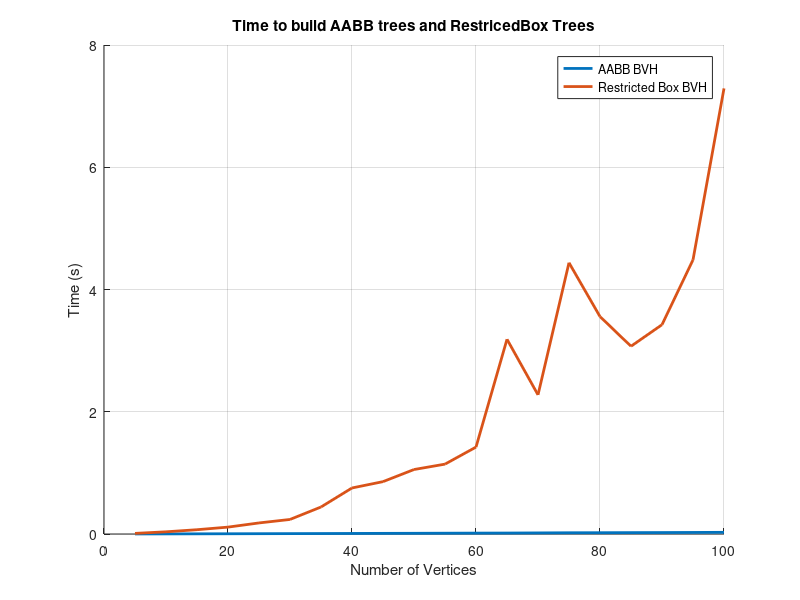
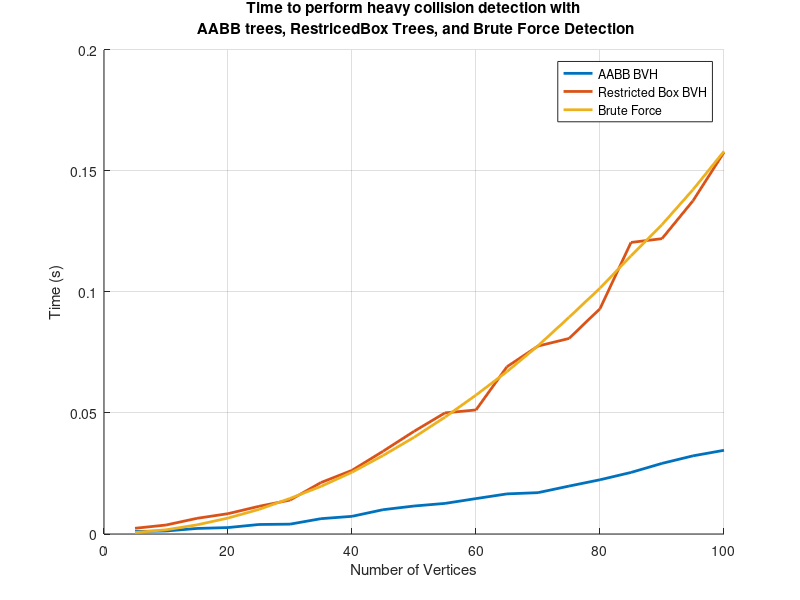
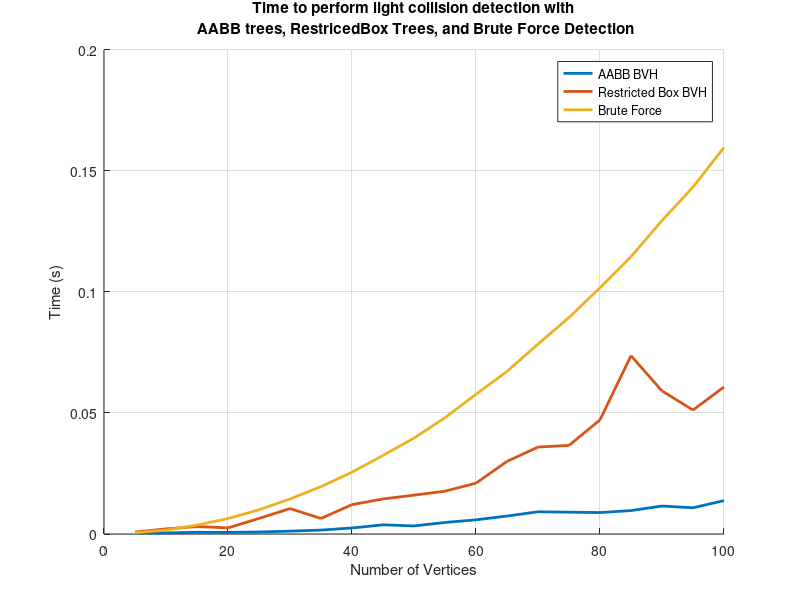

Write MATLAB code to recreate these figures, in order.
clc;clear;close all;

%% Plot Build Results
load("Results/BuildAABBResults.mat")
load("Results/BuildRestrictedBoxResults.mat")

figure
hold on
grid on
plot(numVertices, mean(buildAABBResults,2),'LineWidth',2,'DisplayName',"AABB BVH")
plot(numVertices, mean(buildRestrictedResults,2),'LineWidth',2,'DisplayName',"Restricted Box BVH")
legend()
title("Time to build AABB trees and RestricedBox Trees")
xlabel("Number of Vertices")
ylabel("Time (s)")

%% Plot Edge-Edge Timing

load("Results/EdgeIntersectionTestResults.mat")
mean(edgeResults);
fprintf("Edge-Edge Comparisons take about %0.5f microseconds\n",mean(edgeResults)*1e6);

%% Heavy Collision Timing
load("Results/HeavyCollisionAABBResults.mat");
numAABBCollisions = numCollisions;
load("Results/HeavyCollisionBruteForceResults.mat");
numBruteCollisions = numCollisions;
load("Results/HeavyCollisionRestrictedBoxResults.mat");
numRestrictedCollisions = numCollisions;

if sum(sum(numRestrictedCollisions == numBruteCollisions))/400 == 1
    fprintf("Same number of detected Collisions\n");
end
if sum(sum(numAABBCollisions == numBruteCollisions))/400 == 1
    fprintf("Same number of detected Collisions\n");
end

figure
hold on
grid on
plot(numVertices, mean(collisionAABBResults,2),'LineWidth',2,'DisplayName',"AABB BVH")
plot(numVertices, mean(collisionRestrictedResults,2),'LineWidth',2,'DisplayName',"Restricted Box BVH")
plot(numVertices, mean(collisionBruteForceResults,2),'LineWidth',2,'DisplayName',"Brute Force")
legend()
title(sprintf("Time to perform heavy collision detection with\n AABB trees, RestricedBox Trees, and Brute Force Detection"))
xlabel("Number of Vertices")
ylabel("Time (s)")

%% Light Collision Timing

load("Results/LightCollisionAABBResults.mat");
numAABBCollisions = numCollisions;
load("Results/LightCollisionBruteForceResults.mat");
numBruteCollisions = numCollisions;
load("Results/LightCollisionRestrictedBoxResults.mat");
numRestrictedCollisions = numCollisions;

if sum(sum(numRestrictedCollisions == numBruteCollisions))/400 == 1
    fprintf("Same number of detected Collisions\n");
end
if sum(sum(numAABBCollisions == numBruteCollisions))/400 == 1
    fprintf("Same number of detected Collisions\n");
end

figure
hold on
grid on
plot(numVertices, mean(collisionAABBResults,2),'LineWidth',2,'DisplayName',"AABB BVH")
plot(numVertices, mean(collisionRestrictedResults,2),'LineWidth',2,'DisplayName',"Restricted Box BVH")
plot(numVertices, mean(collisionBruteForceResults,2),'LineWidth',2,'DisplayName',"Brute Force")
legend()
title(sprintf("Time to perform light collision detection with\n AABB trees, RestricedBox Trees, and Brute Force Detection"))
xlabel("Number of Vertices")
ylabel("Time (s)")